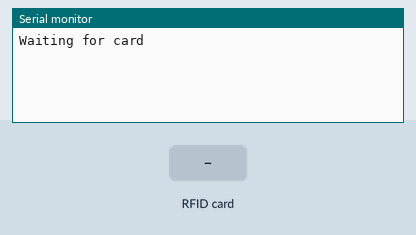
Recording of a sketch running on a simulated Arduino Uno, built with avr-gcc and run on an emulated ATmega328P. Parts: the last lines printed to the serial monitor. The test bench sets the inputs (shaded band).

Above: at 1.2 s.
1.3 s: RFID card BD 31 15 2B held to the reader
At 2.5 s:
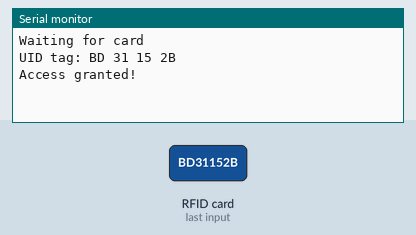
2.8 s: RFID card 5E 7A 19 C4 held to the reader
At 4.4 s:
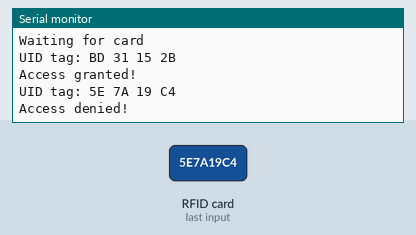

Measured:
- after the input at 1.3 s, the serial monitor: prints a new line at once (image 1)
- after the input at 2.8 s, the serial monitor: prints a new line after 0.51 s (image 2)

The sketch:

rfid-simple.ino
```cpp
#include <SPI.h>
#include <MFRC522.h>

// Pin connections:
// SDA  -> D10
// SCK  -> D13
// MOSI -> D11
// MISO -> D12
// GND  -> GND
// RST  -> D9
// 3.3V -> 3.3V

#define SS_PIN 10
#define RST_PIN 9

// Create MFRC522 RFID reader instance
MFRC522 reader(SS_PIN, RST_PIN);

void setup() {

    // Start serial communication
    Serial.begin(9600);

    // Start SPI bus
    SPI.begin();

    // Initialise reader
    reader.PCD_Init();

    Serial.println("Waiting for card");
}

String getUID(MFRC522 reader) {
    String content = "";
    byte letter;

    // Read card UID byte by byte and concatenate to string
    for (byte i = 0; i < reader.uid.size; i++) {
        content.concat(String(reader.uid.uidByte[i] < 0x10 ? " 0" : " "));
        content.concat(String(reader.uid.uidByte[i], HEX));
    }

    content.toUpperCase();

    return content;
}

void loop() {

    // Check if card is present, exit loop if not
    if (!reader.PICC_IsNewCardPresent()) {
        return;
    }

    // Read available cards, exit loop if failed
    if (!reader.PICC_ReadCardSerial()) {
        return;
    }

    // Get UID
    String content = getUID(reader);

    // Show UID on serial monitor
    Serial.println("UID tag:" + content);

    // Authenticate
    // Change UID here to the card you want to give access to
    if (content.substring(1) == "BD 31 15 2B") {
        Serial.println("Access granted!");
        delay(2000);

    } else {
        Serial.println("Access denied!");
        delay(2000);
    }
}
```
